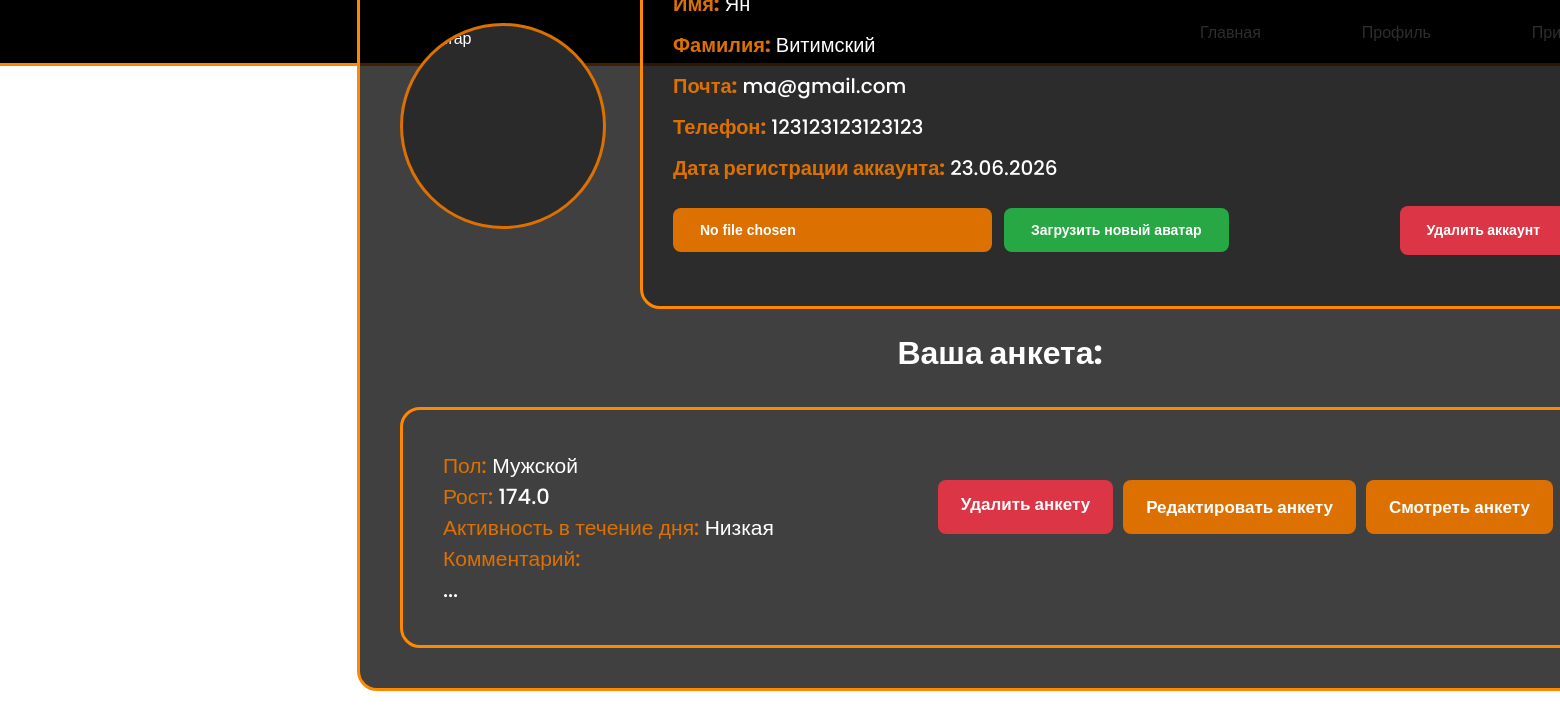
Screenshot of /profile/ (signed in) with the database file from the repository.
### app/models.py (models this page shows, shortened)
class Users(UserMixin, db.Model):
    id = db.Column(db.Integer, primary_key=True)
    name = db.Column(db.String(50), nullable=False)
    surname = db.Column(db.String(80), nullable=False)
    password_hash = db.Column(db.String(255), nullable=False)
    mail = db.Column(db.String(100), nullable=False)
    phone = db.Column(db.String(100), nullable=False)
    type_of_user = db.Column(db.String(10), default="user")
    avatar = db.Column(db.String(50), default="default.png")
    date = db.Column(db.DateTime, default=datetime.now)
    pr = db.relationship("Questionnaire", backref = "users", uselist = False)
    @property
    def is_active(self):
        return self.mail

class Questionnaire(db.Model):
    id_of_user = db.Column(db.Integer, ForeignKey('users.id'))
    pr_key = db.Column(db.Integer, primary_key=True)
    age = db.Column(db.Integer, nullable=False)
    gender = db.Column(db.String(50), nullable=False)
    height = db.Column(db.Float, nullable=False)
    weight = db.Column(db.Float, nullable=False)
    target_weight = db.Column(db.Float, nullable=False)
    target_of_training = db.Column(db.String(750), nullable=False)
    experience_of_training = db.Column(db.Integer, nullable=False)
    active_in_the_day = db.Column(db.String(40), nullable = False)
    photo_of_target_body = db.Column(db.String, nullable=False)
    health_problems = db.Column(db.String(1000), nullable=False)
    Report = db.Column(db.String, nullable=False)
    user_date = db.Column(db.DateTime, default=datetime.now)

### app/routes/profile.py (the view)
@profile.route("/")
@login_required
def profile_of_user():
    info = Users.query.get(current_user.id)
    info_quest = info.pr
    return render_template("profile.html", quest_list = info_quest)

### app/models.py (called while the page is built)
@app.after_request
def add_header(response):
    response.headers["Content-Security-Policy"] = "default-src 'self'"
    response.headers["X-Content-Type-Options"] = "nosniff"
    response.headers["X-Frame-Options"] = "SAMEORIGIN"
    response.headers["X-XSS-Protection"] = "1; mode=block"
    return response

@login_manager.user_loader
def load_user(user_id):
    return Users.query.get(int(user_id))

### app/templates/profile.html (shortened to what this page needs)
{% extends "base.html" %}
{% block body_class %}pr-bg{% endblock %}
{% block body %}
<div class="profile--info">
    <div class="box">
        <div class="profile-layout">
            <div class="photo">
                <div class="profile-ava">
                    <img src="{{url_for('profile.show_avatar')}}" alt="Аватар">
                </div>
            </div>
            <div class="inform">
                <p><span class="orange-text-profile">Имя:</span> {{current_user.name}}</p>
                <p><span class="orange-text-profile">Фамилия:</span> {{current_user.surname}}</p>
                <p><span class="orange-text-profile">Почта:</span> {{current_user.mail}}</p>
                <p><span class="orange-text-profile">Телефон:</span> {{current_user.phone}}</p>
                <p><span class="orange-text-profile">Дата регистрации аккаунта:</span>
                    {{current_user.date.strftime("%d.%m.%Y")}}</p>
                <form action="{{url_for('profile.upload_avatar')}}" method="POST" enctype="multipart/form-data">
                    <div class="form-actions">
                        <input type="file" name="file">
                        <input type="submit" value="Загрузить новый аватар">
                        <a href='{{url_for("delete_user.confirm_to_delete") }}' class="btn btn-danger">Удалить
                            аккаунт</a>
                    </div>
                </form>
            </div>
        </div>
        {% if current_user.id == quest_list.id_of_user %}
        <div class="box-quest">
            <h1>Ваша анкета:</h1>
            <div class="show-quest">
                <div class="data">
                    <p><span class="orange-text-profile">Пол:</span> {{quest_list.gender}}</p>
                    <p><span class="orange-text-profile">Рост:</span> {{quest_list.height}}</p>
                    <p><span class="orange-text-profile">Активность в течение дня:</span>
                        {{quest_list.active_in_the_day}}
                    </p>
                    <p><span class="orange-text-profile">Комментарий:</span> {{quest_list.Report}}</p>
                    <p>...</p>
                </div>
                <div class="buttons">
                    <a href="{{url_for('delete_profile.confirm_to_delete')}}" class="btn-danger">Удалить анкету</a>
                    <a href='{{url_for("edit_pr.edit_profile") }}' class="btn">Редактировать анкету</a>
                    <a href='{{url_for("profile.show_profile_user") }}' class="btn">Смотреть анкету</a>
                </div>
            </div>
        </div>
        {% endif %}
    </div>
</div>
{% endblock %}

### app/static/css/main.css (style rules this page uses)
* { margin: 0; padding: 0; }
body { font-family: "Poppins", sans-serif; font-weight: 400; color: #fff; }
a { text-decoration: none; }
body.pr-bg { background-image: url('/static/img_for_site/pr.jpg'); background-size: cover; background-position: center; background-attachment: fixed; overflow: hidden; height: 100vh; }
img { max-width: 100%; }
.profile--info { display: flex; justify-content: center; align-items: center; min-height: 100vh; padding: 40px 20px; box-sizing: border-box; }
.profile--info .box { width: 100%; max-width: 1200px; padding: 40px; background: rgba(0, 0, 0, 0.75); border-radius: 20px; border: 3px solid rgb(255, 136, 0); margin-top: -400px; }
.box h1 { text-align: center; padding-bottom: 30px; color: #fff; font-size: 32px; }
.profile-layout { display: flex; gap: 40px; align-items: flex-start; }
.photo { flex-shrink: 0; width: 200px; height: 200px; margin-top: 60px; }
.profile-ava { width: 200px; height: 200px; border-radius: 50%; overflow: hidden; border: 3px solid #DC7000; background: #2a2a2a; }
.profile-ava img { width: 100%; height: 100%; object-fit: cover; display: block; }
.inform { flex: 1; padding: 20px 30px; border-radius: 20px; border: 3px solid rgb(255, 136, 0); min-height: 300px; background: rgba(0, 0, 0, 0.3); }
.inform p { line-height: 1.8; color: #fff; font-size: 20px; font-weight: 500; margin-bottom: 5px; }
.inform .orange-text-profile { color: #DC7000; font-weight: 700; font-size: 20px; }
.inform form { margin-top: 20px; }
.form-actions { display: flex; flex-wrap: wrap; align-items: center; gap: 12px; margin-top: 15px; }
.inform input[type="file"] { padding: 14px 27px; background: #DC7000; color: #fff; border: none; border-radius: 8px; cursor: pointer; font-size: 14px; font-weight: 600; transition: all 500ms ease; }
.inform input[type="submit"] { padding: 14px 27px; background: #28a745; color: #fff; border: none; border-radius: 8px; cursor: pointer; font-size: 14px; font-weight: 600; transition: all 500ms ease; }
.inform .btn-danger { padding: 14px 27px; background: #dc3545; color: #fff; border: none; border-radius: 8px; cursor: pointer; font-size: 14px; font-weight: 600; text-decoration: none; transition: all 500ms ease; margin-left: auto; }
.box-quest h1 { padding-top: 20px; text-align: center; }
.box-quest .show-quest { width: 92.5%; padding: 40px; border-radius: 20px; border: 3px solid rgb(255, 136, 0); display: flex; flex-wrap: wrap; gap: 10px 20px; align-items: flex-start; }
.data { flex: 1; min-width: 200px; }
.show-quest .btn { padding: 14px 23px; background: #DC7000; color: #fff; border: none; border-radius: 8px; cursor: pointer; font-size: 17px; font-weight: 600; text-decoration: none; transition: all 500ms ease; }
.show-quest .orange-text-profile { color: #DC7000; font-weight: 500; font-size: 21px; }
.show-quest p { font-size: 21px; font-weight: 500; }
.buttons .btn-danger { display: inline-block; padding: 14px 23px; background: #dc3545; color: #fff; border: none; border-radius: 8px; cursor: pointer; font-size: 17px; font-weight: 600; text-decoration: none; transition: all 500ms ease; line-height: 1.2; white-space: nowrap; }
.buttons { display: flex; justify-content: flex-end; gap: 10px; flex-wrap: wrap; margin-left: auto; margin-top: 30px; }

### rows the page displays
Users: surname "Витимский", mail "ma@gmail.com", phone "123123123123123", date "23.06.2026"
Questionnaire: gender "Мужской", height "174.0", active_in_the_day "Низкая"
